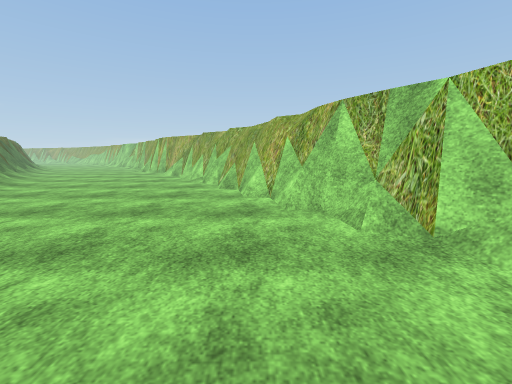
View 1 (above)

14 first-person views from a walk through a Unity game level. The camera is 1.3 m above the floor, tilts 8° down and sees 90° across. Doors are open. The floor is counted in squares, 1 m on a side. Each view is taken from the middle of a square. On the plan, view 1 faces up. The plan holds only what a view shows up to about 13 squares ahead; the rest is blank. The place goes on beyond the plan. Some trees and plants on the terrain are drawn as simple stand-ins. Some surface patterns are stand-ins.

View 2
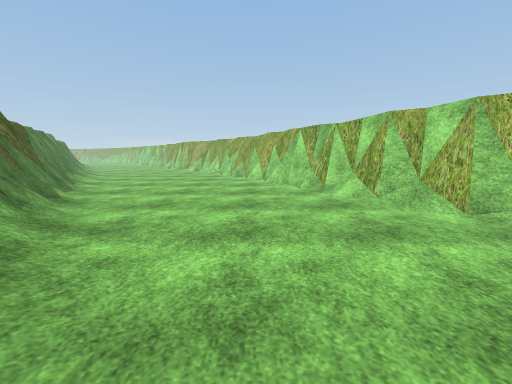

View 3
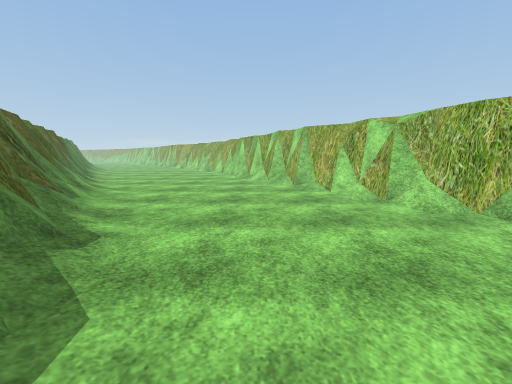

View 4
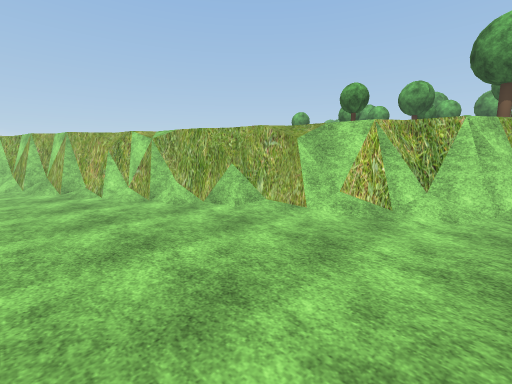

View 5
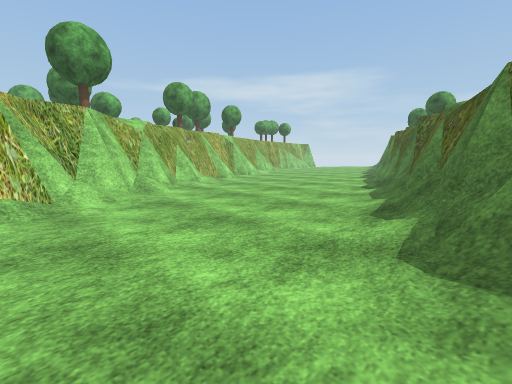

View 6
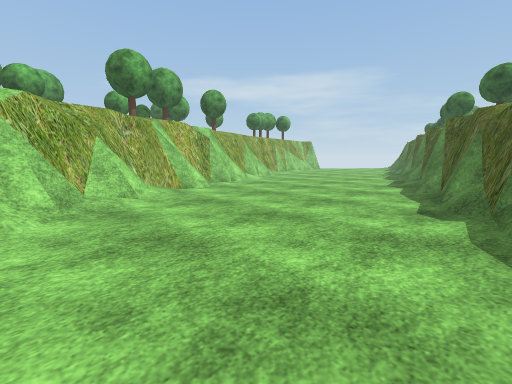

View 7
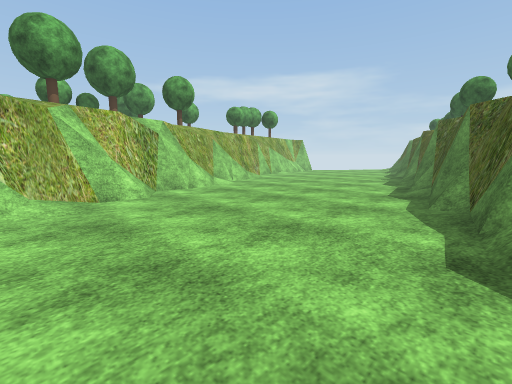

View 8
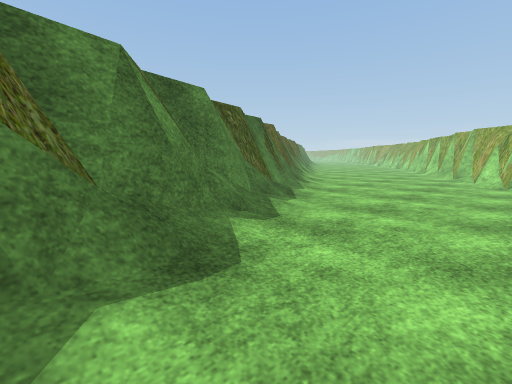

View 9
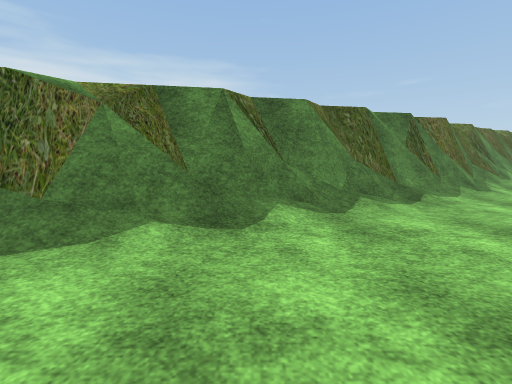

View 10
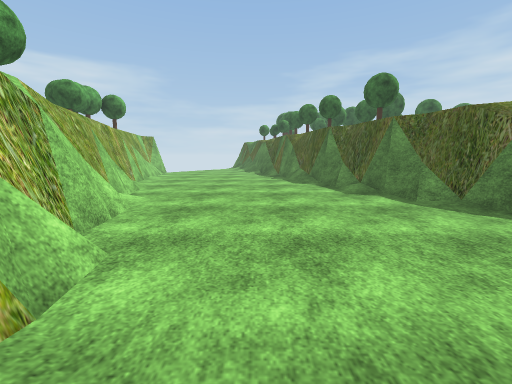

View 11
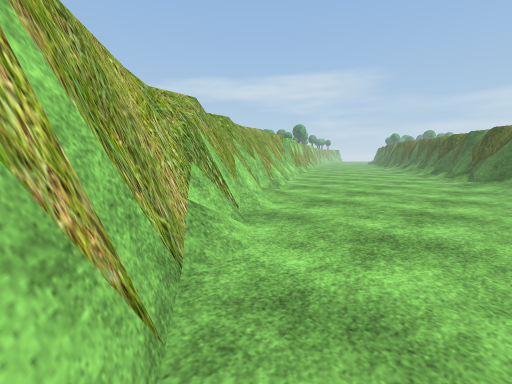

View 12
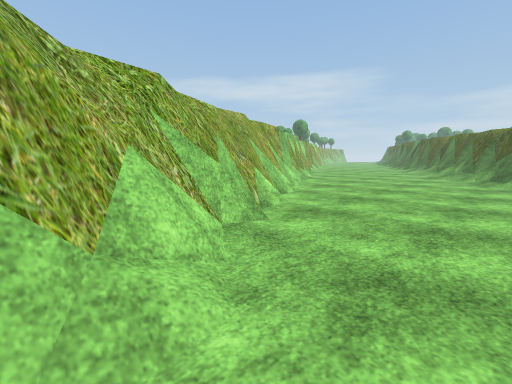

View 13
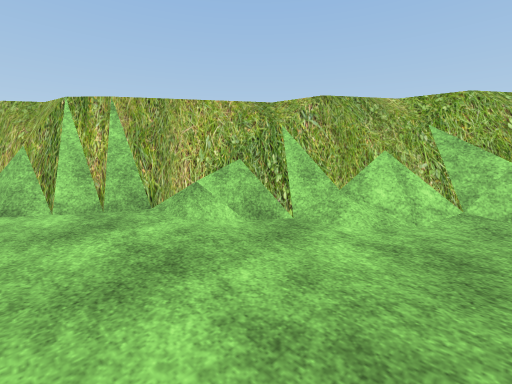

View 14
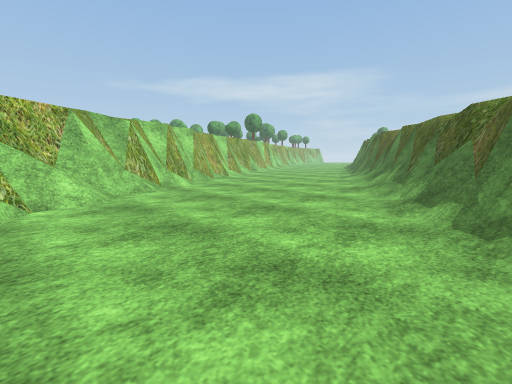

### Floor plan
Key: @ floor where view 1 was taken; # wall or solid block; . floor; / step, stairs or slope; = window, fence, low wall or low ledge.
Columns run from 9 left of view 1 to 16 right of it. Each row starts with its distance up from view 1.
 20 .###
 19 ..###
 18 ...=##
 17 ....##
 16 .....##
 15 .....=##
 14 ......##
 13 ....../##
 12 .......##
 11 ........##
 10 ........##
  9 .........##
  8 .........=##
  7 /.........=#
  6 //......../#
  5 #=.........##
  4 ##/........ ##
  3 ##=........./#
  2  ##/......../##
  1   #=/......../#
  0   ##/....@.../##
 -1    #=/......../#
 -2    ##=/........##
 -3     ##/.........#
 -4     ##=/........##
 -5      ##//........#
 -6       ##/........##
 -7       ##//.......=#
 -8        ##/........##
 -9         ##/.......##
-10         ##=........##
-11          ##/.......##
-12           #=......./##
-13           ##/......./#
-14           ##//.......##
-15            ##/......./#
-16            ###/.......##
-17             ##/......./##
-18              ##........##
-19              ##/......./#
-20               #=........##
-21               ##........=#
-22                #/........#
-23                #=........#
-24                ##........=
-25                 #=........
-26                 ##........
-27                  #........
-28                  ##.......
-29                  ##.......
-30                   ##......
-31                   ##......

Where each view was taken, in squares from view 1:
view 1: 0 up, 0 right, facing up
view 2: 6 down, 0 right, facing up
view 3: 12 down, 3 right, facing up
view 4: 14 down, 3 right, facing up-right
view 5: 11 down, 3 right, facing down-right
view 6: 15 down, 6 right, facing down-right
view 7: 18 down, 7 right, facing down-right
view 8: 18 down, 7 right, facing up-left
view 9: 16 down, 9 right, facing left
view 10: 18 down, 13 right, facing down
view 11: 20 up, 9 left, facing down-right
view 12: 16 up, 6 left, facing down-right
view 13: 13 up, 9 left, facing up-right
view 14: 8 up, 7 left, facing down-right
